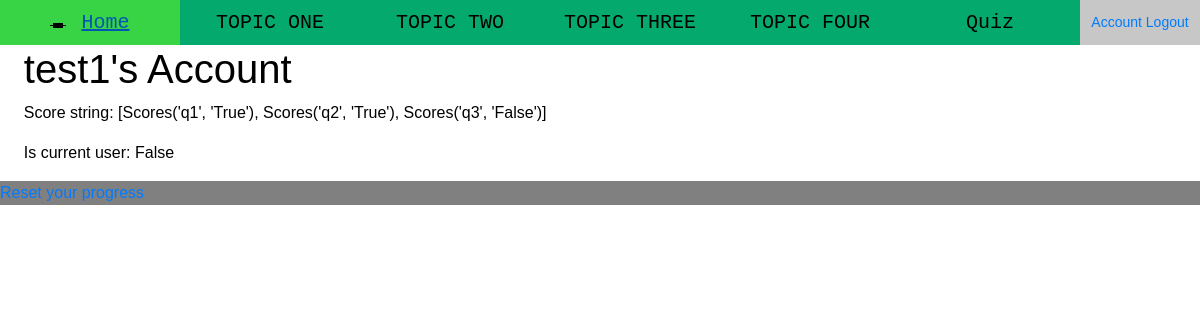
/account/test1 (signed in), run on the app's committed database.
### app/models.py (models this page shows, shortened)
class User(db.Model, UserMixin):
    id = db.Column(db.Integer, primary_key = True)
    username = db.Column(db.String(20), unique = True, nullable=False)
    email = db.Column(db.String(120), unique = True, nullable=False)
    password = db.Column(db.String(60), nullable=False)
    about_me = db.Column(db.String(140))
    last_seen = db.Column(db.DateTime, default=datetime.utcnow)
    scores = db.relationship('Scores', backref='user_info', lazy=True)

class Scores (db.Model):
    id = db.Column(db.Integer, primary_key=True)
    questionid = db.Column(db.Integer, nullable=False)
    correct = db.Column(db.Boolean, nullable=False)
    userid = db.Column(db.Integer, db.ForeignKey('user.id'), nullable=False)
    def __repr__(self):
        return f"Scores('{self.questionid}', '{self.correct}')"

### app/routes.py (the view)
@app.route("/account/<username>")
@login_required
def account(username):
    user = User.query.filter(func.lower(User.username) == func.lower(username)).first_or_404()
    test_user = user.email
    test_score = user.scores
    is_current = user == current_user
    return render_template('account.html', title= 'Account', test_string = test_score, user = user, is_current = is_current)

### app/models.py (called while the page is built)
@login_manager.user_loader
def load_user(user_id):
    return User.query.get(int(user_id))

### app/routes.py (called while the page is built)
@app.before_request
def before_request():
    if current_user.is_authenticated:
        current_user.last_seen = datetime.utcnow()
        db.session.commit()

### app/templates/account.html (shortened to what this page needs)
{% extends "layout.html" %}
{% block content %}
    <h1>{{user.username}}'s Account </h1>
    <p> Score string: {{test_string}}</p>
    <p>Is current user: {{is_current}}</p>
{% endblock %}

### app/static/css/layout.css (style rules this page uses)
:root { --header-default: #04aa6d; --header-hover: #38d445; --header-active: #afe0b4; --header-login: #c7c7c7; --header-height: 45px; --shading: #e4e4e4; --button-primary-color: #44c767; --button-secondary-color: #5cbf2a; }
body { margin: 0; padding: 0; font-family: Verdana, Geneva, Tahoma, sans-serif; color: black; }

### data on the page
User: username "test1"
Scores: questionid+correct "[Scores('q1', 'True'), Scores('q2', 'True'), Scores('q3', 'False')]"

### other printed values
{{ is_current }} "False"
